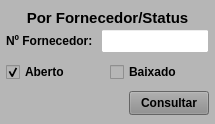
               <widget class="QWidget" name="widget_Cor9" native="true">
                <property name="sizePolicy">
                 <sizepolicy hsizetype="Preferred" vsizetype="Preferred">
                  <horstretch>0</horstretch>
                  <verstretch>0</verstretch>
                 </sizepolicy>
                </property>
                <property name="minimumSize">
                 <size>
                  <width>0</width>
                  <height>0</height>
                 </size>
                </property>
                <property name="maximumSize">
                 <size>
                  <width>240</width>
                  <height>16777215</height>
                 </size>
                </property>
                <property name="styleSheet">
                 <string notr="true">background-color: rgb(182, 182, 182);</string>
                </property>
                <layout class="QVBoxLayout" name="verticalLayout_17">
                 <property name="spacing">
                  <number>1</number>
                 </property>
                 <property name="leftMargin">
                  <number>1</number>
                 </property>
                 <property name="topMargin">
                  <number>10</number>
                 </property>
                 <property name="rightMargin">
                  <number>1</number>
                 </property>
                 <property name="bottomMargin">
                  <number>6</number>
                 </property>
                 <item>
                  <widget class="QLabel" name="label_61">
                   <property name="minimumSize">
                    <size>
                     <width>0</width>
                     <height>15</height>
                    </size>
                   </property>
                   <property name="maximumSize">
                    <size>
                     <width>16777215</width>
                     <height>15</height>
                    </size>
                   </property>
                   <property name="font">
                    <font>
                     <pointsize>11</pointsize>
                     <weight>75</weight>
                     <bold>true</bold>
                    </font>
                   </property>
                   <property name="text">
                    <string>Por Fornecedor/Status</string>
                   </property>
                   <property name="alignment">
                    <set>Qt::AlignCenter</set>
                   </property>
                  </widget>
                 </item>
                 <item>
                  <widget class="QWidget" name="widget_37" native="true">
                   <property name="minimumSize">
                    <size>
                     <width>0</width>
                     <height>30</height>
                    </size>
                   </property>
                   <property name="maximumSize">
                    <size>
                     <width>16777215</width>
                     <height>30</height>
                    </size>
                   </property>
                   <property name="styleSheet">
                    <string notr="true"/>
                   </property>
                   <layout class="QHBoxLayout" name="horizontalLayout_30">
                    <property name="spacing">
                     <number>5</number>
                    </property>
                    <property name="leftMargin">
                     <number>5</number>
                    </property>
                    <property name="topMargin">
                     <number>3</number>
                    </property>
                    <property name="rightMargin">
                     <number>5</number>
                    </property>
                    <property name="bottomMargin">
                     <number>3</number>
                    </property>
                    <item>
                     <widget class="QLabel" name="label_62">
                      <property name="minimumSize">
                       <size>
                        <width>90</width>
                        <height>0</height>
                       </size>
                      </property>
                      <property name="maximumSize">
                       <size>
                        <width>90</width>
                        <height>16777215</height>
                       </size>
                      </property>
                      <property name="font">
                       <font>
                        <pointsize>9</pointsize>
                        <weight>75</weight>
                        <bold>true</bold>
                       </font>
                      </property>
                      <property name="text">
                       <string>Nº Fornecedor:</string>
                      </property>
                      <property name="alignment">
                       <set>Qt::AlignLeading|Qt::AlignLeft|Qt::AlignVCenter</set>
                      </property>
                     </widget>
                    </item>
                    <item>
                     <widget class="QLineEdit" name="line_Num_Fornec">
                      <property name="sizePolicy">
                       <sizepolicy hsizetype="Preferred" vsizetype="Preferred">
                        <horstretch>0</horstretch>
                        <verstretch>0</verstretch>
                       </sizepolicy>
                      </property>
                      <property name="minimumSize">
                       <size>
                        <width>0</width>
                        <height>0</height>
                       </size>
                      </property>
                      <property name="maximumSize">
                       <size>
                        <width>16777215</width>
                        <height>16777215</height>
                       </size>
                      </property>
                      <property name="font">
                       <font>
                        <pointsize>9</pointsize>
                       </font>
                      </property>
                      <property name="styleSheet">
                       <string notr="true">background-color: rgb(255, 255, 255);</string>
                      </property>
                      <property name="alignment">
                       <set>Qt::AlignCenter</set>
                      </property>
                      <property name="placeholderText">
                       <string/>
                      </property>
                     </widget>
                    </item>
                   </layout>
                  </widget>
                 </item>
                 <item>
                  <widget class="QWidget" name="widget_52" native="true">
                   <property name="minimumSize">
                    <size>
                     <width>0</width>
                     <height>30</height>
                    </size>
                   </property>
                   <property name="maximumSize">
                    <size>
                     <width>16777215</width>
                     <height>30</height>
                    </size>
                   </property>
                   <property name="styleSheet">
                    <string notr="true"/>
                   </property>
                   <layout class="QHBoxLayout" name="horizontalLayout_36">
                    <property name="spacing">
                     <number>5</number>
                    </property>
                    <property name="leftMargin">
                     <number>5</number>
                    </property>
                    <property name="topMargin">
                     <number>3</number>
                    </property>
                    <property name="rightMargin">
                     <number>5</number>
                    </property>
                    <property name="bottomMargin">
                     <number>3</number>
                    </property>
                    <item>
                     <widget class="QCheckBox" name="check_Aberto_OC">
                      <property name="sizePolicy">
                       <sizepolicy hsizetype="Preferred" vsizetype="Preferred">
                        <horstretch>0</horstretch>
                        <verstretch>0</verstretch>
                       </sizepolicy>
                      </property>
                      <property name="font">
                       <font>
                        <pointsize>9</pointsize>
                        <weight>75</weight>
                        <bold>true</bold>
                       </font>
                      </property>
                      <property name="text">
                       <string>Aberto</string>
                      </property>
                      <property name="checked">
                       <bool>true</bool>
                      </property>
                     </widget>
                    </item>
                    <item>
                     <widget class="QCheckBox" name="check_Baixado_OC">
                      <property name="sizePolicy">
                       <sizepolicy hsizetype="Preferred" vsizetype="Preferred">
                        <horstretch>0</horstretch>
                        <verstretch>0</verstretch>
                       </sizepolicy>
                      </property>
                      <property name="font">
                       <font>
                        <pointsize>9</pointsize>
                        <weight>75</weight>
                        <bold>true</bold>
                       </font>
                      </property>
                      <property name="text">
                       <string>Baixado</string>
                      </property>
                     </widget>
                    </item>
                   </layout>
                  </widget>
                 </item>
                 <item>
                  <widget class="QWidget" name="widget_44" native="true">
                   <property name="minimumSize">
                    <size>
                     <width>0</width>
                     <height>30</height>
                    </size>
                   </property>
                   <property name="maximumSize">
                    <size>
                     <width>16777215</width>
                     <height>30</height>
                    </size>
                   </property>
                   <property name="styleSheet">
                    <string notr="true"/>
                   </property>
                   <layout class="QHBoxLayout" name="horizontalLayout_37">
                    <property name="spacing">
                     <number>5</number>
                    </property>
                    <property name="leftMargin">
                     <number>5</number>
                    </property>
                    <property name="topMargin">
                     <number>3</number>
                    </property>
                    <property name="rightMargin">
                     <number>5</number>
                    </property>
                    <property name="bottomMargin">
                     <number>3</number>
                    </property>
                    <item>
                     <widget class="QLabel" name="label_30">
                      <property name="text">
                       <string/>
                      </property>
                     </widget>
                    </item>
                    <item>
                     <widget class="QPushButton" name="btn_Status_OC">
                      <property name="sizePolicy">
                       <sizepolicy hsizetype="Preferred" vsizetype="Preferred">
                        <horstretch>0</horstretch>
                        <verstretch>0</verstretch>
                       </sizepolicy>
                      </property>
                      <property name="maximumSize">
                       <size>
                        <width>80</width>
                        <height>16777215</height>
                       </size>
                      </property>
                      <property name="font">
                       <font>
                        <pointsize>9</pointsize>
                        <weight>75</weight>
                        <bold>true</bold>
                       </font>
                      </property>
                      <property name="cursor">
                       <cursorShape>PointingHandCursor</cursorShape>
                      </property>
                      <property name="styleSheet">
                       <string notr="true">background-color: rgb(141, 141, 141);</string>
                      </property>
                      <property name="text">
                       <string>Consultar</string>
                      </property>
                     </widget>
                    </item>
                   </layout>
                  </widget>
                 </item>
                </layout>
               </widget>
